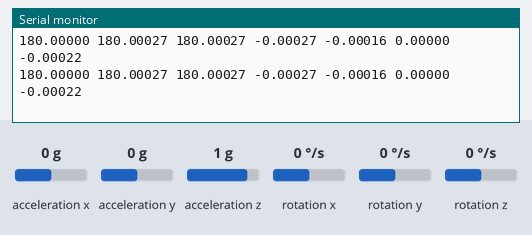
Bench run of a program on a simulated ATmega32, built with avr-gcc and emulated at 14.7456 MHz. Parts: the last lines printed to the serial monitor. Wiring (inferred from the names in the program): MPU-6050 motion sensor at I2C address 0x68. The test bench sets the inputs (shaded band); at power-on: acceleration y 0 g, acceleration z 1 g, acceleration x 0 g, rotation x 0 °/s, rotation y 0 °/s, rotation z 0 °/s.

Above: at 13.2 s.
13.3 s: acceleration y set to 1.4 g
At 14.3 s:
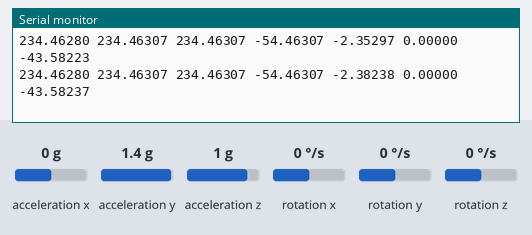
16.3 s: acceleration z set to -0.1 g
At 17.0 s:
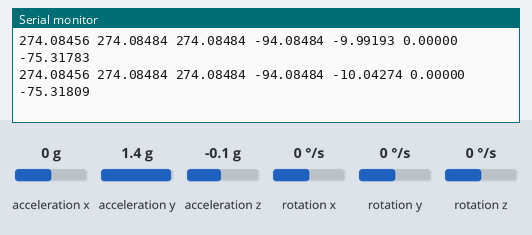
Timing chart, 0 to 19.3 s (numbered marks = the images above; inputs shaded):
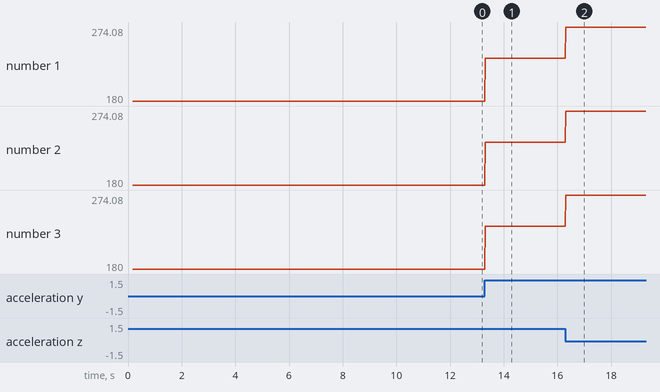

Measured:
- after the input at 13.3 s, the serial monitor: prints a new line at once (image 1)
- plotted number 1: 180 → 234.46 after the input at 13.3 s
- plotted number 2: 180 → 234.46 after the input at 13.3 s
- plotted number 3: 180 → 234.46 after the input at 13.3 s

The program:

Self_balance_bot_IMU.c
```c
/*
 * Self_balance_bot_IMU.c
 *
 * Created: 31-Mar-15 7:08:48 PM
 *  Author: VishnuTS
 */
#define F_CPU 14745600UL
#define RAD_TO_DEG 57.295779513082320876798154814105
#define PI 3.1415926535897
#define dt 0.00054
#define P_GAIN 0.8
#define I_GAIN 0.005
#define D_GAIN 0.01
#include <stdlib.h>
#include <avr/io.h>
#include <avr/interrupt.h>
#include <avr/pgmspace.h>
#include <util/delay.h>
#include <math.h>  //include libm

#include "mpu6050.h"

#define UART_BAUD_RATE 57600
#include "uart.h"

int main(void) {

	#if MPU6050_GETATTITUDE == 0
    int16_t ax = 0;
    int16_t ay = 0;
    int16_t az = 0;
    int16_t gx = 0;
    int16_t gy = 0;
    int16_t gz = 0;
    double axg = 0;
    double ayg = 0;
    double azg = 0;
    double gxds = 0;
    double gyds = 0;
    double gzds = 0;
	double accXangle = 0;
	double  gyroXangle = 0;
	double Xangle = 0 ;
	double error = 0;
	double I_error = 0;
	double D_error = 0;
	double previous_error = 0 ;
	double outputspeed = 0;
	#endif

	#if MPU6050_GETATTITUDE == 0
	mpu6050_getRawData(&ax, &ay, &az, &gx, &gy, &gz);
	mpu6050_getConvData(&axg, &ayg, &azg, &gxds, &gyds, &gzds);
	accXangle = (atan2(ayg,azg)+PI)*RAD_TO_DEG;
	gyroXangle = accXangle;
	#endif

    //init uart
	uart_init(UART_BAUD_SELECT(UART_BAUD_RATE,F_CPU));

	//init interrupt
	sei();

	//init mpu6050
	mpu6050_init();
	_delay_ms(50);
	for(;;) {
		#if MPU6050_GETATTITUDE == 0
		mpu6050_getRawData(&ax, &ay, &az, &gx, &gy, &gz);
		mpu6050_getConvData(&axg, &ayg, &azg, &gxds, &gyds, &gzds);
		#endif

        accXangle = (atan2(ayg,azg)+PI)*RAD_TO_DEG;
		gyroXangle = accXangle + gxds*dt;
		Xangle = 0.98*gyroXangle + 0.02*accXangle;

		error = 180 - Xangle;
		I_error += (error)*dt;
		D_error = (error - previous_error)/dt;

		outputspeed = (P_GAIN * error) + (I_GAIN * I_error) + (D_GAIN * D_error);
		previous_error = error;

		#if MPU6050_GETATTITUDE == 0
		char itmp[10];
		/*dtostrf(ax, 3, 5, itmp); uart_puts(itmp); uart_putc(' ');
		 dtostrf(ay, 3, 5, itmp); uart_puts(itmp); uart_putc(' ');
		 dtostrf(az, 3, 5, itmp); uart_puts(itmp); uart_putc(' ');
		 dtostrf(gx, 3, 5, itmp); uart_puts(itmp); uart_putc(' ');
		 dtostrf(gy, 3, 5, itmp); uart_puts(itmp); uart_putc(' ');
		 dtostrf(gz, 3, 5, itmp); uart_puts(itmp); uart_putc(' ');
	    dtostrf(axg, 3, 5, itmp); uart_puts(itmp); uart_putc(' ');
		dtostrf(ayg, 3, 5, itmp); uart_puts(itmp); uart_putc(' ');
		dtostrf(azg, 3, 5, itmp); uart_puts(itmp); uart_putc(' ');
		dtostrf(gxds, 3, 5, itmp); uart_puts(itmp); uart_putc(' ');
		dtostrf(gyds, 3, 5, itmp); uart_puts(itmp); uart_putc(' ');
		dtostrf(gzds, 3, 5, itmp); uart_puts(itmp); uart_putc(' ');*/
		dtostrf(accXangle, 3, 5, itmp); uart_puts(itmp); uart_putc(' ');
		dtostrf(gyroXangle, 3, 5, itmp); uart_puts(itmp); uart_putc(' ');
		dtostrf(Xangle, 3, 5, itmp); uart_puts(itmp); uart_putc(' ');
		dtostrf(error, 3, 5, itmp); uart_puts(itmp); uart_putc(' ');
		dtostrf(I_error, 3, 5, itmp); uart_puts(itmp); uart_putc(' ');
		dtostrf(D_error, 3, 5, itmp); uart_puts(itmp); uart_putc(' ');
		dtostrf(outputspeed, 3, 5, itmp); uart_puts(itmp); uart_putc(' ');
		uart_puts("\r\n");

		uart_puts("\r\n");
		#endif

	}

}
```

i2cmaster.h
```c
#ifndef _I2CMASTER_H
#define _I2CMASTER_H   1
/*************************************************************************
* Title:    C include file for the I2C master interface
*           (i2cmaster.S or twimaster.c)
* Author:   Peter Fleury <pfleury@gmx.ch>  http://jump.to/fleury
* File:     $Id: i2cmaster.h,v 1.10 2005/03/06 22:39:57 Peter Exp $
* Software: AVR-GCC 3.4.3 / avr-libc 1.2.3
* Target:   any AVR device
* Usage:    see Doxygen manual
**************************************************************************/

#ifdef DOXYGEN
/**
 @defgroup pfleury_ic2master I2C Master library
 @code #include <i2cmaster.h> @endcode

 @brief I2C (TWI) Master Software Library

 Basic routines for communicating with I2C slave devices. This single master
 implementation is limited to one bus master on the I2C bus.

 This I2c library is implemented as a compact assembler software implementation of the I2C protocol
 which runs on any AVR (i2cmaster.S) and as a TWI hardware interface for all AVR with built-in TWI hardware (twimaster.c).
 Since the API for these two implementations is exactly the same, an application can be linked either against the
 software I2C implementation or the hardware I2C implementation.

 Use 4.7k pull-up resistor on the SDA and SCL pin.

 Adapt the SCL and SDA port and pin definitions and eventually the delay routine in the module
 i2cmaster.S to your target when using the software I2C implementation !

 Adjust the  CPU clock frequence F_CPU in twimaster.c or in the Makfile when using the TWI hardware implementaion.

 @note
    The module i2cmaster.S is based on the Atmel Application Note AVR300, corrected and adapted
    to GNU assembler and AVR-GCC C call interface.
    Replaced the incorrect quarter period delays found in AVR300 with
    half period delays.

 @author Peter Fleury pfleury@gmx.ch  http://jump.to/fleury

 @par API Usage Example
  The following code shows typical usage of this library, see example test_i2cmaster.c

 @code

 #include <i2cmaster.h>


 #define Dev24C02  0xA2      // device address of EEPROM 24C02, see datasheet

 int main(void)
 {
     unsigned char ret;

     i2c_init();                             // initialize I2C library

     // write 0x75 to EEPROM address 5 (Byte Write)
     i2c_start_wait(Dev24C02+I2C_WRITE);     // set device address and write mode
     i2c_write(0x05);                        // write address = 5
     i2c_write(0x75);                        // write value 0x75 to EEPROM
     i2c_stop();                             // set stop conditon = release bus


     // read previously written value back from EEPROM address 5
     i2c_start_wait(Dev24C02+I2C_WRITE);     // set device address and write mode

     i2c_write(0x05);                        // write address = 5
     i2c_rep_start(Dev24C02+I2C_READ);       // set device address and read mode

     ret = i2c_readNak();                    // read one byte from EEPROM
     i2c_stop();

     for(;;);
 }
 @endcode

*/
#endif /* DOXYGEN */

/**@{*/

#if (__GNUC__ * 100 + __GNUC_MINOR__) < 304
#error "This library requires AVR-GCC 3.4 or later, update to newer AVR-GCC compiler !"
#endif

#include <avr/io.h>

/** defines the data direction (reading from I2C device) in i2c_start(),i2c_rep_start() */
#define I2C_READ    1

/** defines the data direction (writing to I2C device) in i2c_start(),i2c_rep_start() */
#define I2C_WRITE   0


/**
 @brief initialize the I2C master interace. Need to be called only once
 @param  void
 @return none
 */
extern void i2c_init(void);


/**
 @brief Terminates the data transfer and releases the I2C bus
 @param void
 @return none
 */
extern void i2c_stop(void);


/**
 @brief Issues a start condition and sends address and transfer direction

 @param    addr address and transfer direction of I2C device
 @retval   0   device accessible
 @retval   1   failed to access device
 */
extern unsigned char i2c_start(unsigned char addr);


/**
 @brief Issues a repeated start condition and sends address and transfer direction

 @param   addr address and transfer direction of I2C device
 @retval  0 device accessible
 @retval  1 failed to access device
 */
extern unsigned char i2c_rep_start(unsigned char addr);


/**
 @brief Issues a start condition and sends address and transfer direction

 If device is busy, use ack polling to wait until device ready
 @param    addr address and transfer direction of I2C device
 @return   none
 */
extern void i2c_start_wait(unsigned char addr);


/**
 @brief Send one byte to I2C device
 @param    data  byte to be transfered
 @retval   0 write successful
 @retval   1 write failed
 */
extern unsigned char i2c_write(unsigned char data);


/**
 @brief    read one byte from the I2C device, request more data from device
 @return   byte read from I2C device
 */
extern unsigned char i2c_readAck(void);

/**
 @brief    read one byte from the I2C device, read is followed by a stop condition
 @return   byte read from I2C device
 */
extern unsigned char i2c_readNak(void);

/**
 @brief    read one byte from the I2C device

 Implemented as a macro, which calls either i2c_readAck or i2c_readNak

 @param    ack 1 send ack, request more data from device<br>
               0 send nak, read is followed by a stop condition
 @return   byte read from I2C device
 */
extern unsigned char i2c_read(unsigned char ack);
#define i2c_read(ack)  (ack) ? i2c_readAck() : i2c_readNak();


/**@}*/
#endif
```

mpu6050.h
```c
// (licence header left out)
#ifndef MPU6050_H_
#define MPU6050_H_

#include <avr/io.h>
#include "mpu6050registers.h"

//i2c settings
#define MPU6050_I2CFLEURYPATH "i2cmaster.h" //define the path to i2c fleury lib
#define MPU6050_I2CINIT 1 //init i2c

//definitions
#define MPU6050_ADDR (0x68 <<1) //device address - 0x68 pin low (GND), 0x69 pin high (VCC)

//enable the getattitude functions
//because we do not have a magnetometer, we have to start the chip always in the same position
//then to obtain your object attitude you have to apply the aerospace sequence
//0 disabled
//1 mahony filter
//2 dmp chip processor
#define MPU6050_GETATTITUDE 0

//definitions for raw data
//gyro and acc scale
#define MPU6050_GYRO_FS MPU6050_GYRO_FS_2000
#define MPU6050_ACCEL_FS MPU6050_ACCEL_FS_2

#define MPU6050_GYRO_LSB_250 131.0
#define MPU6050_GYRO_LSB_500 65.5
#define MPU6050_GYRO_LSB_1000 32.8
#define MPU6050_GYRO_LSB_2000 16.4
#if MPU6050_GYRO_FS == MPU6050_GYRO_FS_250
#define MPU6050_GGAIN MPU6050_GYRO_LSB_250
#elif MPU6050_GYRO_FS == MPU6050_GYRO_FS_500
#define MPU6050_GGAIN MPU6050_GYRO_LSB_500
#elif MPU6050_GYRO_FS == MPU6050_GYRO_FS_1000
#define MPU6050_GGAIN MPU6050_GYRO_LSB_1000
#elif MPU6050_GYRO_FS == MPU6050_GYRO_FS_2000
#define MPU6050_GGAIN MPU6050_GYRO_LSB_2000
#endif

#define MPU6050_ACCEL_LSB_2 16384.0
#define MPU6050_ACCEL_LSB_4 8192.0
#define MPU6050_ACCEL_LSB_8 4096.0
#define MPU6050_ACCEL_LSB_16 2048.0
#if MPU6050_ACCEL_FS == MPU6050_ACCEL_FS_2
#define MPU6050_AGAIN MPU6050_ACCEL_LSB_2
#elif MPU6050_ACCEL_FS == MPU6050_ACCEL_FS_4
#define MPU6050_AGAIN MPU6050_ACCEL_LSB_4
#elif MPU6050_ACCEL_FS == MPU6050_ACCEL_FS_8
#define MPU6050_AGAIN MPU6050_ACCEL_LSB_8
#elif MPU6050_ACCEL_FS == MPU6050_ACCEL_FS_16
#define MPU6050_AGAIN MPU6050_ACCEL_LSB_16
#endif

#define MPU6050_CALIBRATEDACCGYRO 1 //set to 1 if is calibrated
#if MPU6050_CALIBRATEDACCGYRO == 1
#define MPU6050_AXOFFSET 0
#define MPU6050_AYOFFSET 0
#define MPU6050_AZOFFSET 0
#define MPU6050_AXGAIN 16384.0
#define MPU6050_AYGAIN 16384.0
#define MPU6050_AZGAIN 16384.0
#define MPU6050_GXOFFSET -8.5
#define MPU6050_GYOFFSET 4.75
#define MPU6050_GZOFFSET -20.5
#define MPU6050_GXGAIN 16.4
#define MPU6050_GYGAIN 16.4
#define MPU6050_GZGAIN 16.4
#endif

//definitions for attitude 1 function estimation
#if MPU6050_GETATTITUDE == 1
//setup timer0 overflow event and define madgwickAHRSsampleFreq equal to timer0 frequency
//timerfreq = (FCPU / prescaler) / timerscale
//     timerscale 8-bit = 256
// es. 61 = (16000000 / 1024) / 256
#define MPU6050_TIMER0INIT TCCR0 |=(1<<CS02)|(1<<CS00); \
		TIMSK |=(1<<TOIE0);
#define mpu6050_mahonysampleFreq 61.0f // sample frequency in Hz
#define mpu6050_mahonytwoKpDef (2.0f * 0.5f) // 2 * proportional gain
#define mpu6050_mahonytwoKiDef (2.0f * 0.1f) // 2 * integral gain
#endif


#if MPU6050_GETATTITUDE == 2
//dmp definitions
//packet size
#define MPU6050_DMP_dmpPacketSize 42
//define INT0 rise edge interrupt
#define MPU6050_DMP_INT0SETUP EICRA |= (1<<ISC01) | (1<<ISC00)
//define enable and disable INT0 rise edge interrupt
#define MPU6050_DMP_INT0DISABLE EIMSK &= ~(1<<INT0)
#define MPU6050_DMP_INT0ENABLE EIMSK |= (1<<INT0)
extern volatile uint8_t mpu6050_mpuInterrupt;
#endif

//functions
extern void mpu6050_init();
extern uint8_t mpu6050_testConnection();

#if MPU6050_GETATTITUDE == 0
extern void mpu6050_getRawData(int16_t* ax, int16_t* ay, int16_t* az, int16_t* gx, int16_t* gy, int16_t* gz);
extern void mpu6050_getConvData(double* axg, double* ayg, double* azg, double* gxds, double* gyds, double* gzds);
#endif

extern void mpu6050_setSleepDisabled();
extern void mpu6050_setSleepEnabled();

extern int8_t mpu6050_readBytes(uint8_t regAddr, uint8_t length, uint8_t *data);
extern int8_t mpu6050_readByte(uint8_t regAddr, uint8_t *data);
extern void mpu6050_writeBytes(uint8_t regAddr, uint8_t length, uint8_t* data);
extern void mpu6050_writeByte(uint8_t regAddr, uint8_t data);
extern int8_t mpu6050_readBits(uint8_t regAddr, uint8_t bitStart, uint8_t length, uint8_t *data);
extern int8_t mpu6050_readBit(uint8_t regAddr, uint8_t bitNum, uint8_t *data);
extern void mpu6050_writeBits(uint8_t regAddr, uint8_t bitStart, uint8_t length, uint8_t data);
extern void mpu6050_writeBit(uint8_t regAddr, uint8_t bitNum, uint8_t data);

#if MPU6050_GETATTITUDE == 1
extern void mpu6050_updateQuaternion();
extern void mpu6050_getQuaternion(double *qw, double *qx, double *qy, double *qz);
extern void mpu6050_getRollPitchYaw(double *pitch, double *roll, double *yaw);
#endif

#if MPU6050_GETATTITUDE == 2
extern void mpu6050_writeWords(uint8_t regAddr, uint8_t length, uint16_t* data);
extern void mpu6050_setMemoryBank(uint8_t bank, uint8_t prefetchEnabled, uint8_t userBank);
extern void mpu6050_setMemoryStartAddress(uint8_t address);
extern void mpu6050_readMemoryBlock(uint8_t *data, uint16_t dataSize, uint8_t bank, uint8_t address);
extern uint8_t mpu6050_writeMemoryBlock(const uint8_t *data, uint16_t dataSize, uint8_t bank, uint8_t address, uint8_t verify, uint8_t useProgMem);
extern uint8_t mpu6050_writeDMPConfigurationSet(const uint8_t *data, uint16_t dataSize, uint8_t useProgMem);
extern uint16_t mpu6050_getFIFOCount();
extern void mpu6050_getFIFOBytes(uint8_t *data, uint8_t length);
extern uint8_t mpu6050_getIntStatus();
extern void mpu6050_resetFIFO();
extern int8_t mpu6050_getXGyroOffset();
extern void mpu6050_setXGyroOffset(int8_t offset);
extern int8_t mpu6050_getYGyroOffset();
extern void mpu6050_setYGyroOffset(int8_t offset);
extern int8_t mpu6050_getZGyroOffset();
extern void mpu6050_setZGyroOffset(int8_t offset);
//base dmp
extern uint8_t mpu6050_dmpInitialize();
extern void mpu6050_dmpEnable();
extern void mpu6050_dmpDisable();
extern void mpu6050_getQuaternion(const uint8_t* packet, double *qw, double *qx, double *qy, double *qz);
extern void mpu6050_getRollPitchYaw(double qw, double qx, double qy, double qz, double *roll, double *pitch, double *yaw);
extern uint8_t mpu6050_getQuaternionWait(double *qw, double *qx, double *qy, double *qz);
#endif

#endif
```

Source omitted: mpu6050.c (20101 bytes), mpu6050dmp6.c (27347 bytes), twimastertimeout.c (6903 bytes), uart.c (25584 bytes), uart.h (9504 bytes), mpu6050registers.h (13775 bytes)
